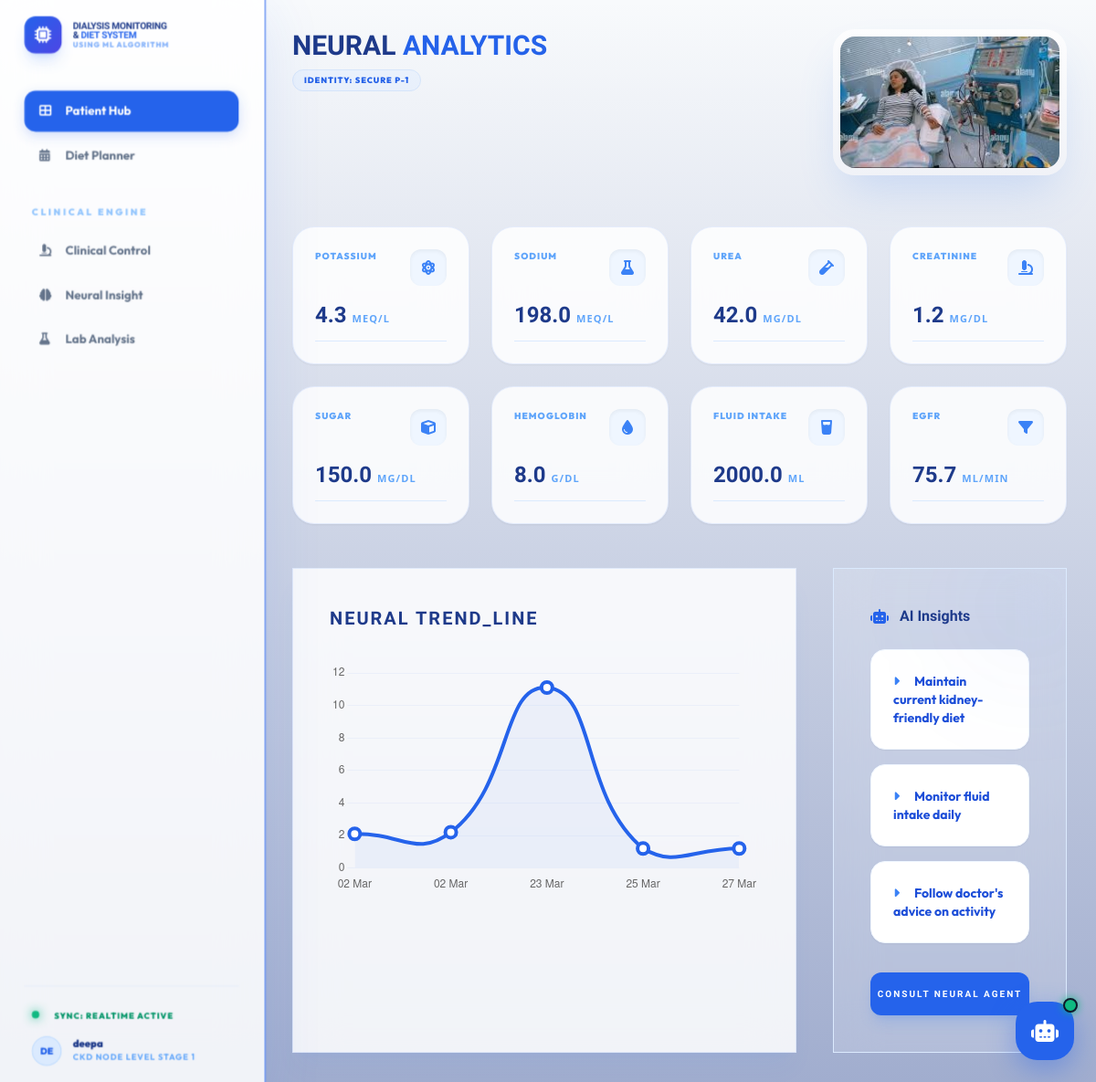
The page /dashboard (signed in) on the database its author committed.
### app.py (models this page shows)
class Patient(db.Model):
    id = db.Column(db.Integer, primary_key=True)
    name = db.Column(db.String(100), nullable=False)
    email = db.Column(db.String(100), unique=True, nullable=False)
    password = db.Column(db.String(100), nullable=False)
    age = db.Column(db.Integer)
    gender = db.Column(db.String(20))
    weight = db.Column(db.Float)
    dialysis_type = db.Column(db.String(50))
    kidney_condition = db.Column(db.String(100))
    ckd_stage = db.Column(db.String(50))

class HealthRecord(db.Model):
    id = db.Column(db.Integer, primary_key=True)
    patient_id = db.Column(db.Integer, db.ForeignKey('patient.id'), nullable=False)
    date = db.Column(db.DateTime, default=db.func.current_timestamp())
    potassium = db.Column(db.Float)
    sodium = db.Column(db.Float)
    fluid_intake = db.Column(db.Float)
    weight = db.Column(db.Float)
    bp_sys = db.Column(db.Integer)
    bp_dia = db.Column(db.Integer)
    urea = db.Column(db.Float)
    platelets = db.Column(db.Float)
    chloride = db.Column(db.Float)
    creatinine = db.Column(db.Float)
    cholesterol = db.Column(db.Float)
    iron = db.Column(db.Float)
    calcium = db.Column(db.Float)
    bilirubin = db.Column(db.Float)
    sugar = db.Column(db.Float)
    hcv_status = db.Column(db.String(20))
    wbc = db.Column(db.Float)
    rbc = db.Column(db.Float)
    hgb = db.Column(db.Float)
    gfr = db.Column(db.Float)
    risk_score = db.Column(db.String(20))

### app.py (the view)
@app.route('/dashboard')
def dashboard():
    if 'user_id' not in session: return redirect(url_for('login'))
    user = Patient.query.get(session['user_id'])
    history = HealthRecord.query.filter_by(patient_id=user.id).order_by(HealthRecord.date.desc()).all()
    latest_record = history[0] if history else None
    trend_summary = []
    if len(history) >= 2:
        latest, prev = history[0], history[1]
        if latest.creatinine > prev.creatinine * 1.05: trend_summary.append({'metric': 'creatinine', 'status': 'Worsening', 'message': tr('trend_creatinine_up'), 'color': 'error'})
        elif latest.creatinine < prev.creatinine * 0.95: trend_summary.append({'metric': 'creatinine', 'status': 'Improving', 'message': tr('trend_creatinine_down'), 'color': 'success'})
        if latest.gfr and prev.gfr and latest.gfr < prev.gfr * 0.95: trend_summary.append({'metric': 'egfr', 'status': 'Decreasing', 'message': tr('trend_gfr_down'), 'color': 'error'})
    dates = []
    creatinine_values = []
    chart_history = history[:7][::-1]
    for rec in chart_history:
        dates.append(rec.date.strftime('%d %b'))
        creatinine_values.append(rec.creatinine)
    dietary_tips = []
    if latest_record:
        risk = latest_record.risk_score.lower()
        if "high" in risk: dietary_tips = ["Avoid high potassium foods like banana", "Reduce salt intake", "Limit fluids to 500ml-700ml"]
        elif "moderate" in risk: dietary_tips = ["Limit sodium to < 2g per day", "Control fluid intake", "Avoid processed foods"]
        else: dietary_tips = ["Maintain current kidney-friendly diet", "Monitor fluid intake daily", "Follow doctor's advice on activity"]
    return render_template('dashboard.html',
                           user=user,
                           latest_record=latest_record,
                           history=history,
                           trends=trend_summary,
                           dates=dates,
                           creatinine_values=creatinine_values,
                           dietary_tips=dietary_tips)

### app.py (called while the page is built)
@app.context_processor
def inject_translate():
    def translate(key):
        lang = session.get('lang', 'en')
        return translations.get(lang, translations['en']).get(key, key)
    return dict(_=translate, tr=translate)

### templates/dashboard.html (shortened to what this page needs)
<!DOCTYPE html>
<html lang="en">
<head>
    <script src="https://cdn.tailwindcss.com"></script>
    <link rel="stylesheet" href="https://cdnjs.cloudflare.com/ajax/libs/font-awesome/6.4.2/css/all.min.css">
</head>
<body class="min-h-screen flex">
<aside class="fixed top-0 left-0 w-72 glass border-r border-blue-500/10 h-full z-50 p-7 flex flex-col">
    <div class="flex items-center gap-3 mb-10">
        <div class="w-10 h-10 rounded-xl bg-gradient-to-br from-blue-600 to-indigo-600 flex items-center justify-center shadow-lg shadow-blue-500/20">
            <i class="fas fa-microchip text-white text-lg animate-pulse"></i>
        </div>
        <div class="leading-none">
            <h1 class="orbitron text-[10px] font-black text-blue-900 tracking-tight uppercase">Dialysis Monitoring <br> & <span class="text-blue-600">Diet System</span></h1>
            <p class="text-[8px] text-blue-500/60 font-black uppercase tracking-[0.1em]">Using ML Algorithm</p>
        </div>
    </div>
    <nav class="space-y-1">
        <div class="nav-link active" onclick="showSection('hub')">
            <i class="fas fa-th-large w-4"></i> Patient Hub
        </div>
        <a href="/diet-plan" class="nav-link">
            <i class="fas fa-calendar-alt w-4"></i> Diet Planner
        </a>
    </nav>
    <p class="text-[10px] font-black uppercase tracking-[0.25em] text-blue-300 mb-3 ml-2 mt-8">Clinical Engine</p>
    <nav class="space-y-1">
        <a href="/admin" class="nav-link"><i class="fas fa-microscope w-4"></i>Clinical Control</a>
        <a href="/neural-insight" class="nav-link"><i class="fas fa-brain w-4"></i>Neural Insight</a>
        <a href="/lab-analysis" class="nav-link"><i class="fas fa-flask w-4"></i>Lab Analysis</a>
    </nav>
    <div class="mt-auto pt-6 border-t border-blue-500/5">
        <div class="flex items-center gap-4 px-2 mb-4">
            <div class="sync-pulse"></div>
            <span class="text-[9px] font-black uppercase tracking-widest text-emerald-600">Sync: Realtime Active</span>
        </div>
        <div class="flex items-center gap-3 px-2">
            <div class="w-8 h-8 rounded-full bg-blue-100 flex items-center justify-center text-[10px] font-black text-blue-600 border border-blue-200">
                {{ user.name[:2]|upper }}
            </div>
            <div>
                <p class="text-[11px] font-black text-blue-900 leading-tight">{{ user.name }}</p>
                <p class="text-[9px] text-blue-400 font-bold uppercase tracking-widest">CKD Node Level {{ user.ckd_stage or 'N/A' }}</p>
            </div>
        </div>
    </div>
</aside>
<main class="main-content flex-1 ml-72 p-8">
    <div id="section-hub" class="section active">
        <div class="mb-14 flex justify-between items-start">
            <div>
                <h2 class="orbitron text-3xl font-black text-blue-900 uppercase">Neural <span class="text-blue-600">Analytics</span></h2>
                <div class="flex items-center gap-3 mt-2">
                     <div class="px-3 py-1 bg-blue-50 text-blue-600 text-[9px] font-black rounded-full border border-blue-100 uppercase tracking-widest">Identity: SECURE P-{{ user.id }}</div>
                </div>
            </div>
            <div class="float-box w-64 h-40 rounded-3xl overflow-hidden shadow-2xl shadow-blue-500/20 border-8 border-white group cursor-pointer transition-all duration-700 hover:rotate-2">
                <img src="/static/images/user_dialysis.jpg" alt="Neural Feed" class="w-full h-full object-cover transition-transform duration-700 group-hover:scale-110">
                <div class="absolute inset-0 bg-gradient-to-t from-blue-900/40 to-transparent"></div>
            </div>
        </div>
        <div class="grid grid-cols-2 md:grid-cols-4 gap-6 mb-12">
            {% for label, val, unit, icon in [
                ('Potassium', latest_record.potassium if latest_record else '4.2', 'mEq/L', 'fas fa-atom'),
                ('Sodium', latest_record.sodium if latest_record else '138', 'mEq/L', 'fas fa-flask'),
                ('Urea', latest_record.urea if latest_record else '40', 'mg/dL', 'fas fa-vial'),
                ('Creatinine', latest_record.creatinine if latest_record else '1.1', 'mg/dL', 'fas fa-microscope'),
                ('Sugar', latest_record.sugar if latest_record else '100', 'mg/dL', 'fas fa-cube'),
                ('Hemoglobin', latest_record.hgb if latest_record else '12.5', 'g/dL', 'fas fa-tint'),
                ('Fluid Intake', latest_record.fluid_intake if latest_record else '1200', 'ml', 'fas fa-glass-water'),
                ('eGFR', latest_record.gfr if latest_record else '90', 'ml/min', 'fas fa-filter')
            ] %}
            <div class="glass p-6 rounded-[24px] float-box-delayed shadow-sm">
                <div class="flex justify-between items-start mb-4">
                    <p class="text-[10px] font-black uppercase text-blue-400 tracking-widest">{{ label }}</p>
                    <div class="w-10 h-10 rounded-xl bg-blue-50 flex items-center justify-center text-blue-500 shadow-inner"><i class="{{ icon }}"></i></div>
                </div>
                <div class="orbitron text-2xl font-black text-blue-900 border-b border-blue-100 pb-2">{{ val }} <span class="text-[11px] font-sans text-blue-400 tracking-widest uppercase">{{ unit }}</span></div>
            </div>
        </div>
        <div class="grid grid-cols-1 lg:grid-cols-3 gap-10">
            <div class="lg:col-span-2 glass p-10 shadow-xl shadow-blue-500/5">
                <div class="flex justify-between items-center mb-8">
                    <h3 class="orbitron text-xl font-black text-blue-900 uppercase tracking-widest">Neural Trend_Line</h3>
                </div>
                <div class="h-64"><canvas id="healthChart"></canvas></div>
            </div>
            <div class="glass p-10 border-blue-100 bg-blue-50/20 relative overflow-hidden group">
                <div class="absolute -right-10 -top-10 w-40 h-40 bg-blue-600/5 rounded-full filter blur-3xl group-hover:bg-blue-600/10 transition-all"></div>
                <h4 class="orbitron font-black text-blue-900 mb-6 flex items-center gap-3"><i class="fas fa-robot text-blue-600"></i> AI Insights</h4>
                <div class="space-y-4">
                    {% for tip in dietary_tips %}
                    <div class="p-6 bg-white rounded-2xl border border-blue-50 text-sm font-bold text-blue-700 shadow-sm hover:border-blue-400 transition-all cursor-crosshair">
                        <i class="fas fa-caret-right text-blue-500 mr-4"></i>{{ tip }}
                    </div>
                    {% endfor %}
                </div>
                <button onclick="window.location.href='/ai-assistant'" class="w-full mt-8 py-4 bg-blue-600 text-white orbitron font-black text-[10px] uppercase tracking-[0.2em] rounded-xl shadow-lg shadow-blue-500/20 hover:scale-95 transition-all">Consult Neural Agent</button>
            </div>
        </div>
    </div>
</main>
<script>
    const ctx = document.getElementById('healthChart').getContext('2d');
    new Chart(ctx, {
        type: 'line',
        data: {
            labels: {{ dates | tojson }},
            datasets: [{
                label: 'Telemetry Signal',
                data: {{ creatinine_values | tojson }},
                borderColor: '#2563eb',
                borderWidth: 4,
                backgroundColor: 'rgba(37, 99, 235, 0.05)',
                tension: 0.5,
                fill: true,
                pointRadius: 6,
                pointBackgroundColor: '#fff',
                pointBorderWidth: 4,
                pointHoverRadius: 10
            }]
        },
        options: {
            responsive: true,
            maintainAspectRatio: false,
            plugins: { legend: { display: false } },
            scales: {
                y: { grid: { color: 'rgba(37, 99, 235, 0.05)' }, border: { display: false } },
                x: { grid: { display: false }, border: { display: false } }
            }
        }
    });
    // Auto-Sync Simulation
    setInterval(async () => {
        try {
            const r = await fetch('/api/sync/v1/patient-data');
            const d = await r.json();
            console.log("Telemetry Synced:", d.status);
        } catch(e) {}
    }, 30000);
</script>
{% include 'chatbot.html' %}
</body>
</html>

### templates/chatbot.html (shortened to what this page needs)
<button id="ClinicalAI-trigger" class="ClinicalAI-trigger shadow-2xl" onclick="toggleChat()">
    <i class="fas fa-robot text-2xl"></i>
    <div class="absolute -top-1 -right-1 w-4 h-4 bg-emerald-500 rounded-full border-2 border-slate-900 animate-pulse shadow-glow"></div>
</button>

### templates/dashboard.html (style rules this page uses)
:root { --bg-light: #f8fafc; --blue-primary: #2563eb; --blue-neon: #00f2ff; --glass-white: rgba(255, 255, 255, 0.85); }
body { font-family: 'Outfit', sans-serif; background: var(--bg-light); color: #1e3a8a; transition: background 0.5s ease, color 0.5s ease; }
.float-box { animation: antigravity 6s ease-in-out infinite; }
.float-box-delayed { animation: antigravity 8s ease-in-out infinite 1s; }
.glass { background: var(--glass-white); backdrop-filter: blur(24px); border: 1px solid rgba(37, 99, 235, 0.1); transition: all 0.4s ease; }
.nav-link { display: flex; align-items: center; gap: 12px; padding: 12px 16px; border-radius: 12px; font-size: 13px; font-weight: 700; color: #64748b; transition: all 0.3s ease; }
.nav-link.active { background: #2563eb; color: white; box-shadow: 0 4px 12px rgba(37, 99, 235, 0.2); }
.orbitron { font-family: 'Orbitron', sans-serif; }
.sync-pulse { width: 8px; height: 8px; background: #10b981; border-radius: 50%; display: inline-block; box-shadow: 0 0 10px #10b981; animation: pulse-green 2s infinite; }

### templates/chatbot.html (style rules this page uses)
:root { --bg-dark: #0f172a; --blue-glow: #3b82f6; }
.orbitron { font-family: 'Orbitron', sans-serif; }
.shadow-glow { box-shadow: 0 0 10px #10b981; }
.ClinicalAI-trigger { position: fixed; bottom: 24px; right: 24px; width: 64px; height: 64px; border-radius: 24px; background: #2563eb; color: white; border: none; box-shadow: 0 10px 30px rgba(37, 99, 235, 0.4); cursor: pointer; z-index: 9999; display: flex; align-items: center; justify-content: center; transition: all 0.4s cubic-bezier(0.175, 0.885, 0.32, 1.275); }

### rows shown on the page
Patient: name "DE", name "deepa", ckd_stage "STAGE 1", id "1"
HealthRecord: label "POTASSIUM", potassium "4.3", unit "MEQ/L", label "SODIUM", sodium "198.0", label "UREA", urea "42.0", unit "MG/DL", label "CREATININE", creatinine "1.2", label "SUGAR", sugar "150.0", label "HEMOGLOBIN", hgb "8.0", unit "G/DL", label "FLUID INTAKE", fluid_intake "2000.0", unit "ML", label "EGFR", gfr "75.7", unit "ML/MIN"

### other values the page prints
{{ tip }} "Maintain current kidney-friendly diet" "Monitor fluid intake daily" "Follow doctor's advice on activity"
chart data {{ creatinine_values | tojson }} [2.1, 2.2, 11.1, 1.2, 1.2]
